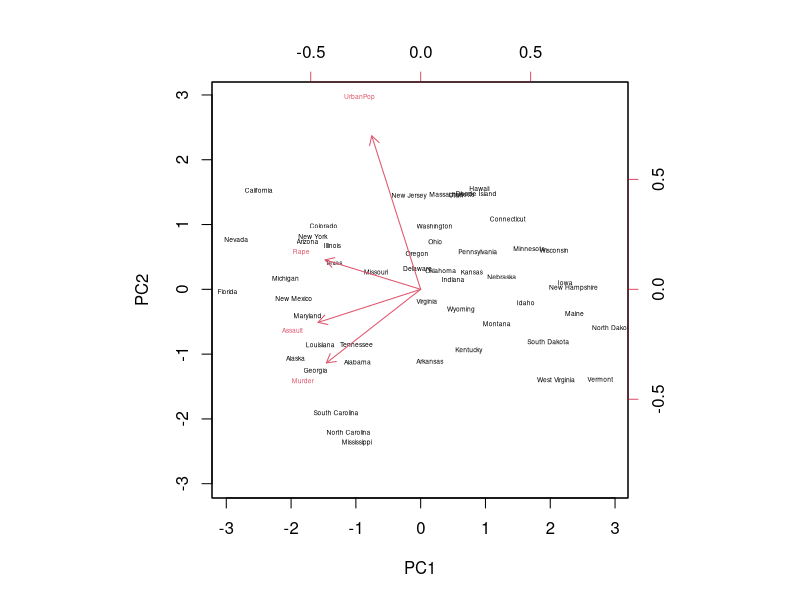
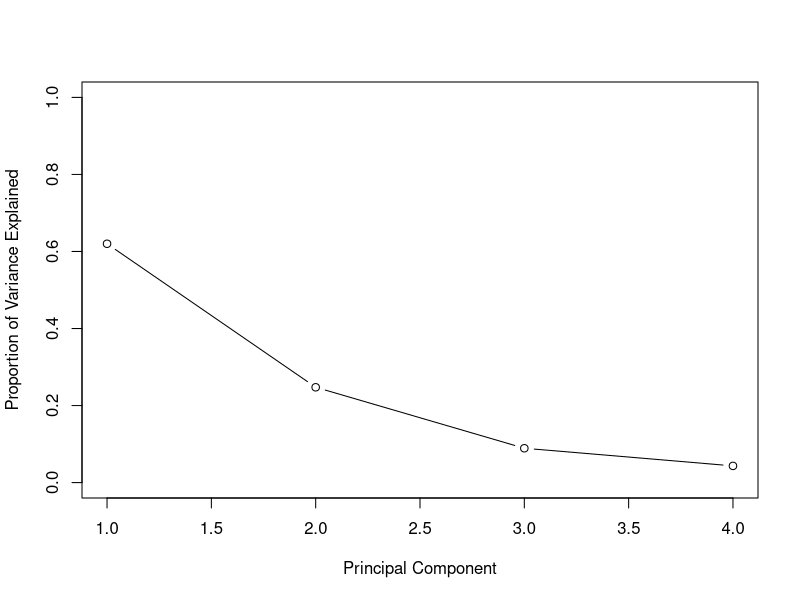
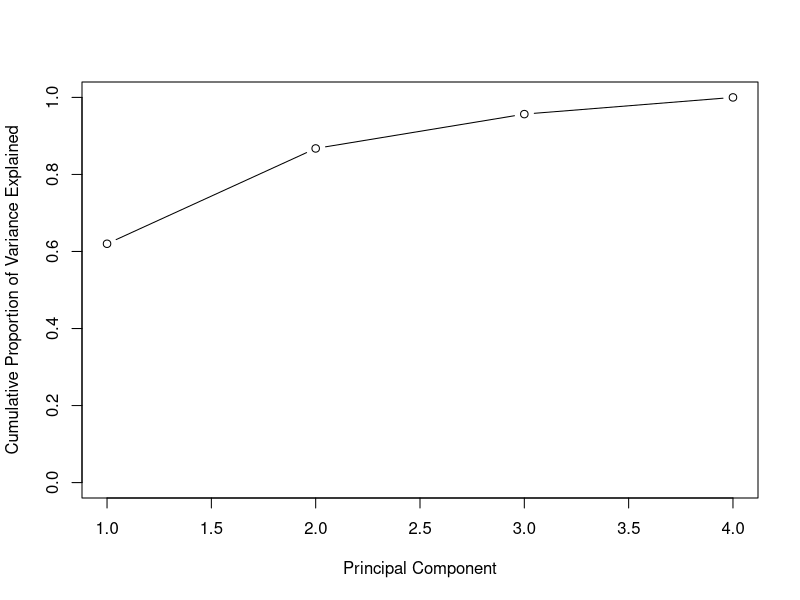
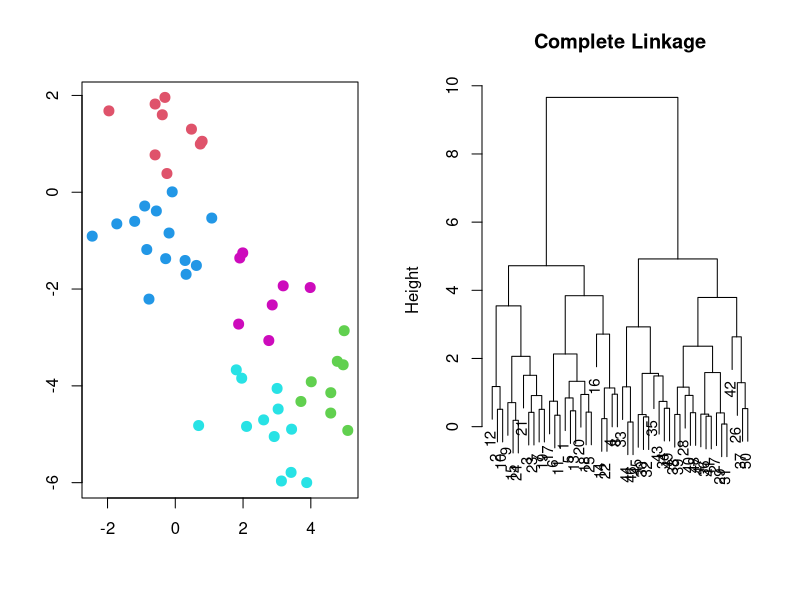
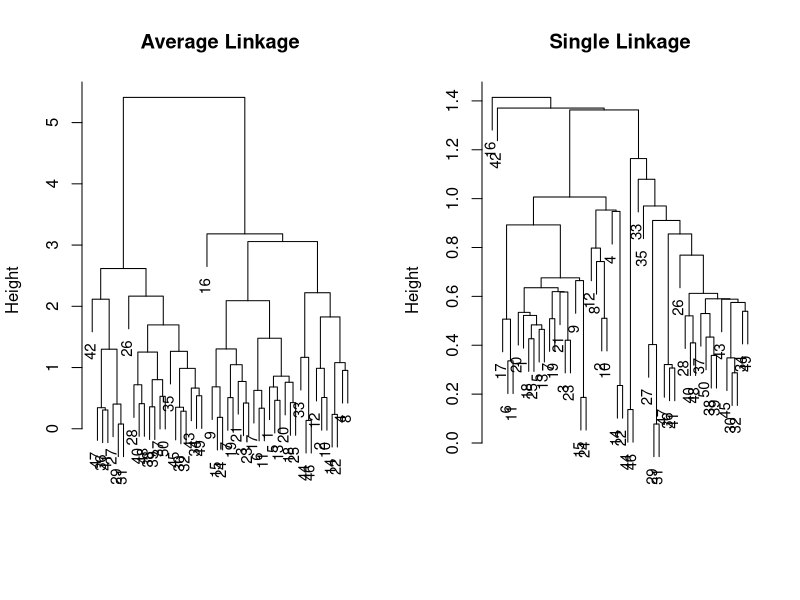
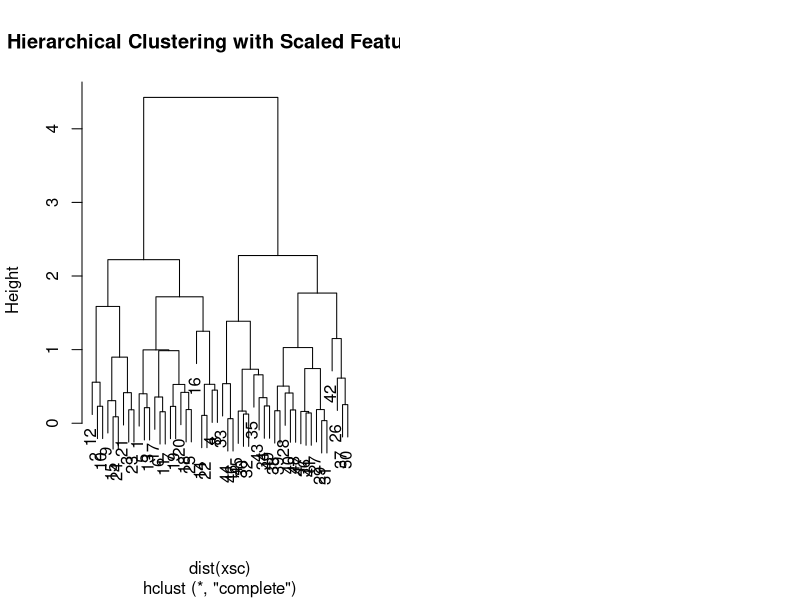

Write R code to recreate these figures, in order.
## ---- chunk 1
# we perform PCA on the USArrests data se
states <- row.names (USArrests)
pr.out <- prcomp (USArrests , scale = TRUE) # centers the variables to have mean zero
names (pr.out)
pr.out$rotation # loading vector
biplot (pr.out , scale = 0 ,cex = 0.4 )
## ---- chunk 2
# To compute the proportion of variance
pr.var <- pr.out$sdev^2
pve <- pr.var / sum (pr.var)
round( pve, 2)
plot (pve , xlab = "Principal Component", ylab = "Proportion of Variance Explained", ylim = c(0, 1),
type = "b")
plot ( cumsum (pve), xlab = " Principal Component ", ylab = " Cumulative Proportion of Variance Explained ", ylim = c(0, 1), type = "b")
## ---- chunk 3
# Matrix Completion
X <- data.matrix ( scale (USArrests))
pcob <- prcomp (X)
sX <- svd (X)
head(t(sX$d * t(sX$u)))
head(pcob$x) # these two are same 
## ---- chunk 4
set.seed (2)
x <- matrix ( rnorm (50 * 2), ncol = 2)
x[1:25, 1] <- x[1:25, 1] + 3
x[1:25, 2] <- x[1:25, 2] - 4
km.out <- kmeans (x, 5, nstart = 20)
km.out$cluster
par (mfrow = c(1, 2))
plot (x, col = (km.out$cluster + 1),
xlab = "", ylab = "", pch = 20, cex = 2) # K- Means Clustering Results with K = 5
km.out <- kmeans (x, 5, nstart = 1)
km.out$tot.withinss
## ---- chunk 5
hc.complete <- hclust ( dist (x), method = "complete")
hc.average <- hclust ( dist (x), method = "average")
hc.single <- hclust ( dist (x), method = "single")
plot (hc.complete, main = " Complete Linkage ", xlab = "", sub = "", cex = .9)
plot (hc.average , main = " Average Linkage ", xlab = "", sub = "", cex = .9)
plot (hc.single, main = " Single Linkage ", xlab = "", sub = "", cex = .9)
cutree (hc.complete, 2) # To determine the cluster labels
xsc <- scale (x)
plot ( hclust ( dist (xsc), method = "complete") ,
main = " Hierarchical Clustering with Scaled Features ")
